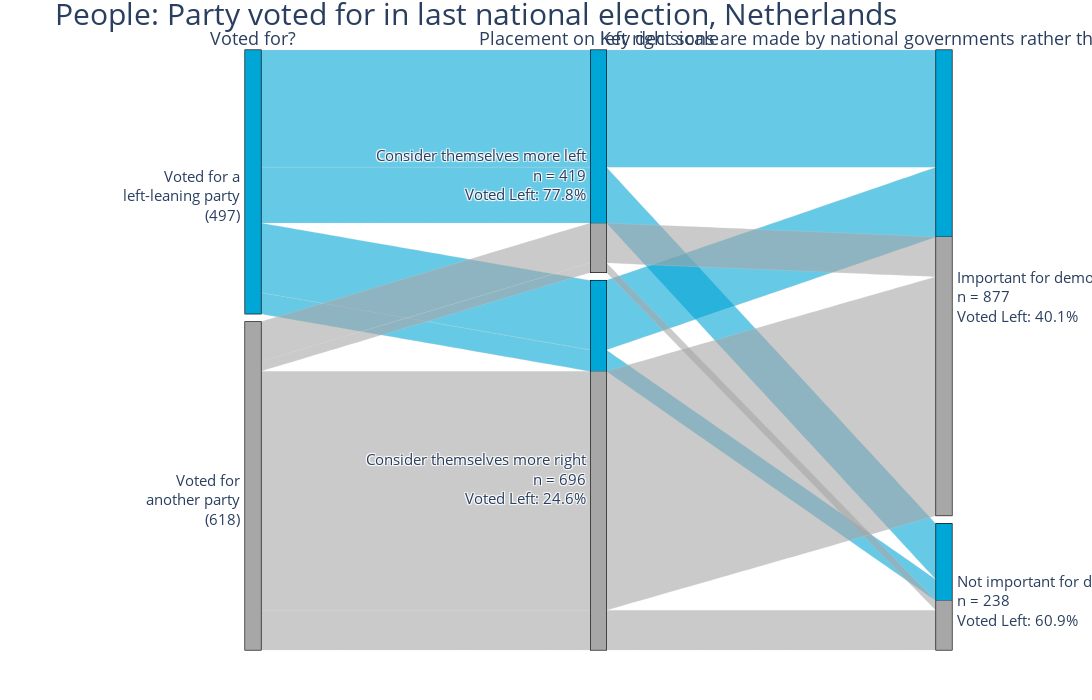

Source (notebook cell):
### Code cell
#Import the required package
import plotly.express as px
import random

# sample_conditions = random.sample(selected_conditions,2)
# Select which aim and condition questions you would like to visualize in the Parallel set diagram
questions = [aim] + sample_conditions

paralelsetdf= adjusted_responses[questions].astype(str)

# Define custom color mapping
color_mapping = {
    "15.0": "#00a6d6",
    "31.0": "#a7a7a7"
}

# Apply color mapping
paralelsetdf['color'] = paralelsetdf[aim].map(color_mapping)

diagram_headers = ["Voted for?"]

# Update labels to provide the need
aimcounts = paralelsetdf[aim].value_counts()
paralelsetdf.loc[paralelsetdf[aim] == str(15.0), aim] = f"Voted for a<br>left-leaning party<br>({aimcounts.loc[str(15.0)]})"
paralelsetdf.loc[paralelsetdf[aim] == str(31.0), aim] = f"Voted for<br>another party<br>({aimcounts.loc[str(31.0)]})"

for condition in sample_conditions:
    conditioncounts = paralelsetdf[condition].value_counts()

    for val in paralelsetdf[condition].unique():
        # Calculate the percentage of people that do the aim within the condition value
        condition_percentage = (len(paralelsetdf[(paralelsetdf[condition]==val)&(paralelsetdf["color"]=="#00a6d6")]) / conditioncounts.loc[val] * 100).round(1)
        # Update condition labels
        label = adjusted_overview.loc[(adjusted_overview['id'] == condition) & (adjusted_overview['value'] == val), "response"].iloc[0]

        paralelsetdf.loc[paralelsetdf[condition] == val, condition] = f"{label}<br>n = {conditioncounts.loc[val]}<br>Voted Left: {condition_percentage}%"
        
    diagram_headers += [adjusted_overview[adjusted_overview['id']==condition]['question'].iloc[0]]
    # diagram_headers = ["Frequent use?", "Age?", "Percieved Price", "Peer pressure to use?"]

paralelsetdf.columns = diagram_headers + ["color"]

# Create the parallel categories plot
fig = px.parallel_categories(
    paralelsetdf,
    dimensions=diagram_headers,
    color='color',
    labels={col: col for col in diagram_headers},
)

# Update the layout of the figure with a title, font size, and margins
fig.update_layout(
    title_text="People: " + adjusted_overview[adjusted_overview['id'] == aim]["question"].iloc[0], 
    height=700,
    width=1400,
    title_font=dict(size=30),  # Set title font size here
    font=dict(size=18),  # Set default font size here (for labels, etc.)
    margin=dict(l=205, r=100, t=50, b=50)  # Add margins
)

# Adjust the position of the parallel categories
fig.update_xaxes(domain=[0.1, 0.9])

# Show the plot
fig.show()

### Figure 1 — Plotly figure (JSON) as saved in the notebook; plotly's stock layout.template omitted (floating-point values rounded to 4 significant figures; data arrays with more than 128 entries replaced by an {"elided": "..."} marker saying what was removed)
{"data": [{"dimensions": [{"label": "Voted for?", "values": {"elided": "1115 str values"}}, {"label": "Placement on left right scale", "values": {"elided": "1115 str values"}}, {"label": "Key decisions are made by national governments rather than the European Union", "values": {"elided": "1115 str values"}}], "domain": {"x": [0, 1], "y": [0, 1]}, "line": {"color": {"elided": "1115 str values"}, "coloraxis": "coloraxis"}, "name": "", "type": "parcats"}], "layout": {"coloraxis": {"colorbar": {"title": {"text": "color"}}, "colorscale": [[0, "#0d0887"], [0.1111, "#46039f"], [0.2222, "#7201a8"], [0.3333, "#9c179e"], [0.4444, "#bd3786"], [0.5556, "#d8576b"], [0.6667, "#ed7953"], [0.7778, "#fb9f3a"], [0.8889, "#fdca26"], [1, "#f0f921"]]}, "font": {"size": 18}, "height": 700, "legend": {"tracegroupgap": 0}, "margin": {"b": 50, "l": 205, "r": 100, "t": 50}, "title": {"font": {"size": 30}, "text": "People: Party voted for in last national election, Netherlands"}, "width": 1400, "xaxis": {"domain": [0.1, 0.9]}}}
